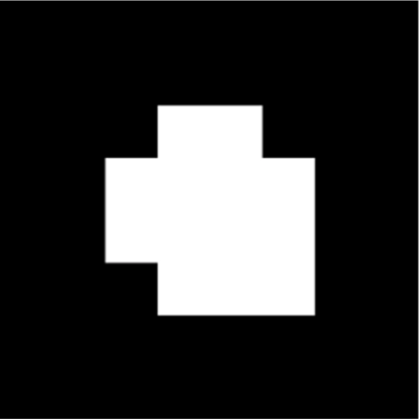
#> input picture AR_TAG_Projects/Input_data/ARtag.png, 419 x 419 px, found by its file name
$ python ARTag_decoding.py
#> lines starting #> are read from the running program, lines starting #| are printed output that depends on the picture; after the words box and inside, x2 and y2 are one past the last pixel; in counts of white or black regions, pixels touching at a corner belong together
import cv2
import matplotlib.pylab as plt
import numpy as np
from scipy import fft

def tag(image):
    tag = []
    no = 0
    bit = 3
    grid_size_row = np.shape(image)[0]//8
    grid_size_col = np.shape(image)[1]//8
    img2 = np.copy(image[3*grid_size_row:5*grid_size_row,3*grid_size_col:5*grid_size_col,:])
    white = (img2[:,:,0] >200) | (img2[:,:,1] >200) | (img2[:,:,2] >200)
    black = (img2[:,:,0] <200) | (img2[:,:,1] <200) | (img2[:,:,2] <200)
    img2[white] = [255,255,255]
    img2[black] = [0,0,0]
    half_Col = np.shape(img2)[1]//2
    half_row = np.shape(img2)[0]//2
    for i in range(4):
        val = 0
        avg = []
        if i == 0:
            small_s = img2[0:half_row,0:half_Col]
        elif i == 1:
            small_s = img2[0:half_row,half_Col:np.shape(img2)[1]]
        elif i == 2:
            small_s = img2[half_row:np.shape(img2)[0],half_Col:np.shape(img2)[1]]
        else:
            small_s = img2[half_row:np.shape(img2)[0],0:half_Col]
        for i in range(np.shape(small_s)[0]):
                for j in range(np.shape(small_s)[1]):
                    avg.append(small_s[i][j][0])
        white_count = avg.count(255)
        black_count = avg.count(0)
        if white_count > 2*black_count:
            tag.append(1)
            val = 1
        else:
            tag.append(0)
            val = 0
        no = no + (val*2)**bit
        bit = bit -1
    return(tag,no)

def draw8Grid(img):

    quart_x = int(img.shape[0]/8)
    half_x = int(img.shape[0]/2)
    full_x = int(img.shape[0])
    quart_y = int(img.shape[1]/8)
    half_y = int(img.shape[1]/2)
    full_y = int(img.shape[1])

    #drawing vertical lines across the tag
    for i in range(1,9):
        cv2.line(img, (quart_x*i,0), (quart_x*i, full_x), (125, 0, 0), 1, 1)
    #drawing horizontal lines across the tag
    for i in range(1,9):
        cv2.line(img, (0,quart_y*i), (full_y,quart_y*i), (125, 0, 0), 1, 1)
    return(img)


img = cv2.imread('./AR_TAG_Projects/Input_data/ARtag.png')
#> img is the input picture: shape (419, 419, 3); mean B, G, R 52.7, 52.7, 52.7
# cv2.imshow("image",img)
row = np.shape(img)[0]
#> row = 419
col = np.shape(img)[1]
#> col = 419
img2 = img[0:row-1,0:col-1,:]
tag_id,no = tag(img2)
#> in tag, `img2 = np.copy(image[3*grid_size_row:5*grid_size_row,3*grid_size_col:5..`:
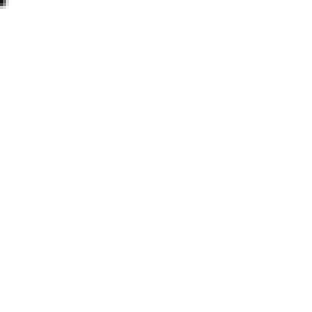
#> img2: shape (104, 104, 3) (shown 3 times larger); mean B, G, R 254.9, 254.9, 254.9
#> in tag, `white = (img2[:,:,0] >200) | (img2[:,:,1] >200) | (img2[:,:,2] >200)`: white: shape (104, 104) bool; 100% white; 1 black region (1 under 20 px)
#> in tag, `black = (img2[:,:,0] <200) | (img2[:,:,1] <200) | (img2[:,:,2] <200)`:
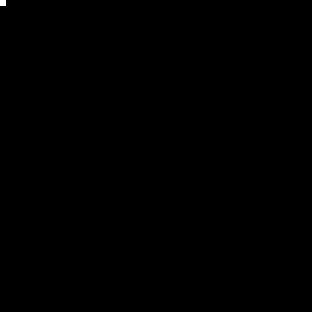
#> black: shape (104, 104) bool (shown 3 times larger); 0.04% white; 1 white region (1 under 20 px)
#> in tag, `img2[white] = [255,255,255]`: img2: shape (104, 104, 3); 0.06% of pixels changed, all inside (x1, y1, x2, y2) = (0, 0, 4, 3)
#> in tag, `img2[black] = [0,0,0]`: img2: shape (104, 104, 3); 100% white; 1 black region (1 under 20 px)
#> the loop in tag, `for i in range(4):` made 4 passes
#> pass 1, in tag, `small_s = img2[0:half_row,0:half_Col]`:
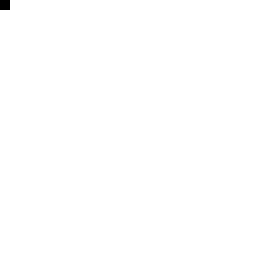
#> small_s: shape (52, 52, 3) (shown 5 times larger); 99.9% white; 1 black region (1 under 20 px)
#> after the loop in tag, `for i in range(4):`: bit = -1; no = 15; tag = [1, 1, 1, 1]
#> tag_id = [1, 1, 1, 1]; no = 15
print("tag_id ",tag_id)
#| tag_id  [1, 1, 1, 1]
print("number =", no )
#| number = 15
